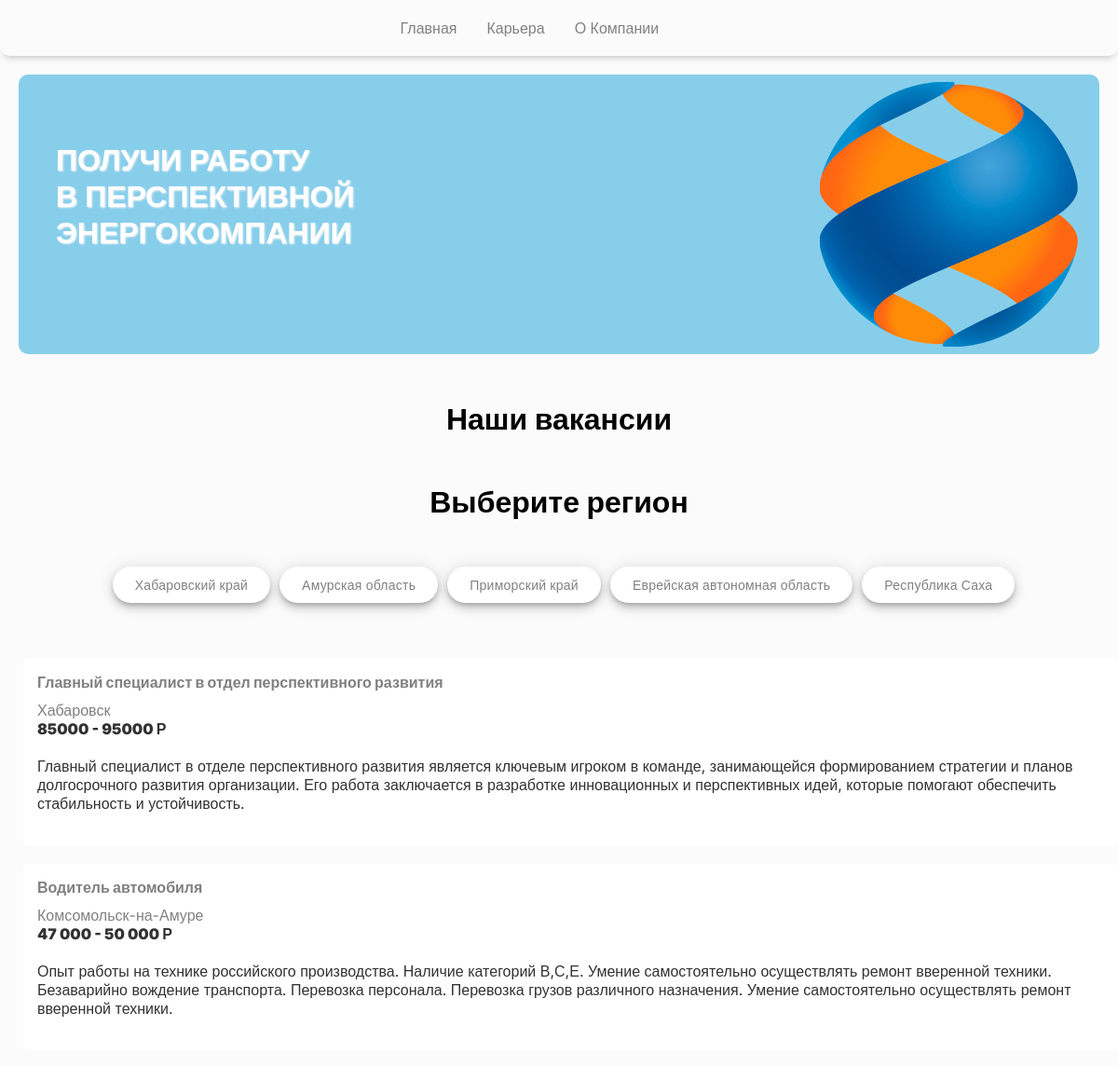
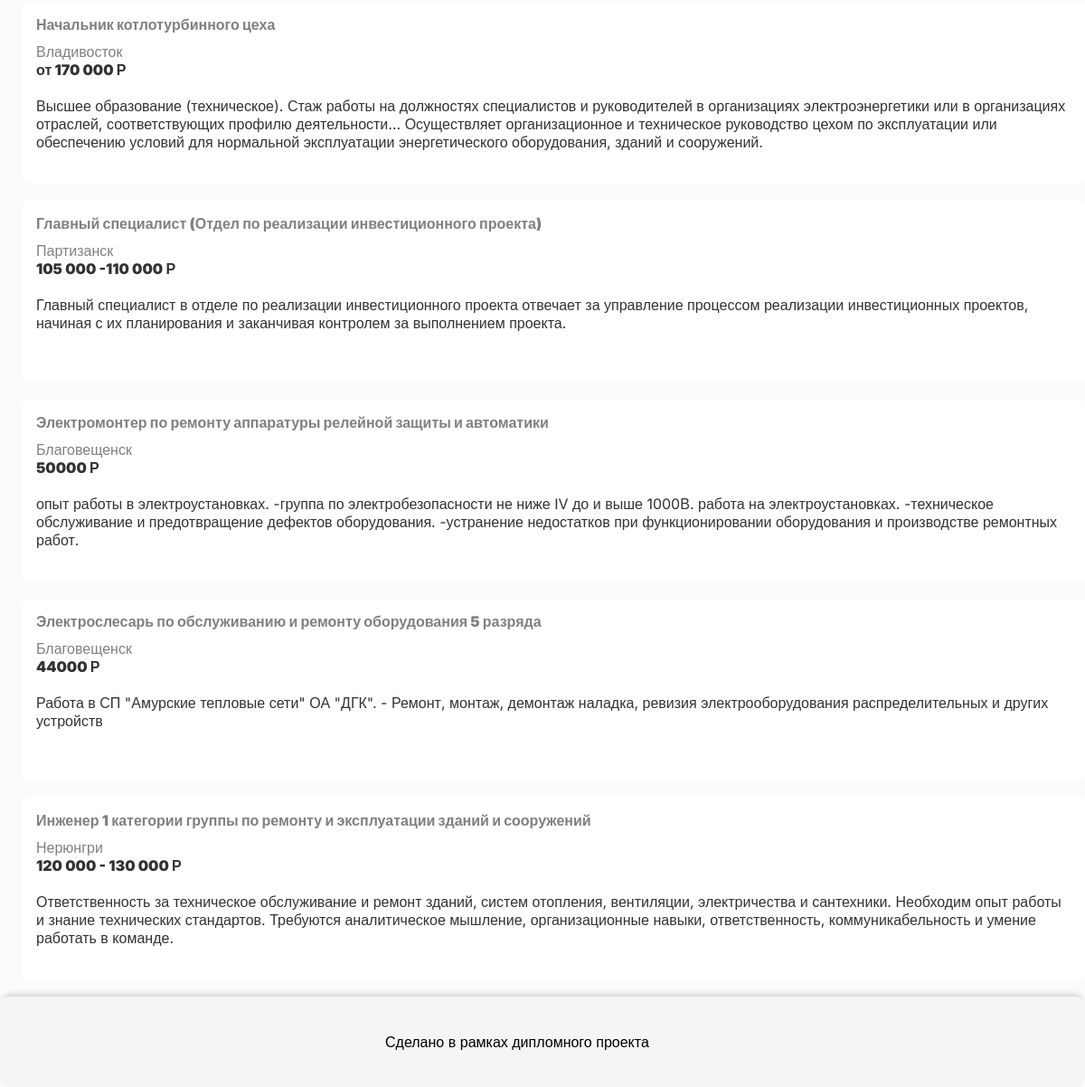
The app's page /careers/ with its own data (2 pictures, top to bottom).
### job/models.py (models this page shows, shortened)
class Category(models.Model):
    name = models.CharField("Название региона", max_length=150)
    url = models.SlugField(max_length=150, unique=True)
    class Meta:
        verbose_name = "Регион"
        verbose_name_plural = "Регионы"

class Vacancy(models.Model):
    Y = True
    N = False
    """Вакансии"""
    available = models.BooleanField("Отображать вакансию", default=True)
    name = models.CharField("Название вакансии", max_length=150)
    city = models.CharField("Город", max_length=150)
    category = models.ForeignKey(Category, verbose_name="Регион", on_delete=models.SET_NULL, null=True)
    pay = models.CharField("Введите зарплату", max_length=150)
    snippet = models.TextField("Сниппет карточки", max_length=300)
    objects = models.Manager()
    work_busy = models.CharField("Тип занятости", max_length=150, default='')
    work_experience = models.CharField("Опыт работы", max_length=150, default='', null=True, blank=True)
    Responsibilities_1 = models.TextField("Введите обязанности", max_length=150, default='-', null=True, blank=True)
    Responsibilities_2 = models.TextField("Введите обязанности", max_length=150, default='-', null=True, blank=True)
    Responsibilities_3 = models.TextField("Введите обязанности", max_length=150, default='-', null=True, blank=True)
    Responsibilities_4 = models.TextField("Введите обязанности", max_length=150, default='-', null=True, blank=True)
    Responsibilities_5 = models.TextField("Введите обязанности", max_length=150, default='-', null=True, blank=True)
    Requirements_1 = models.TextField("Введите требования", max_length=150, default='-', blank=True)
    Requirements_2 = models.TextField("Введите требования", max_length=150, default='-', blank=True)
    Requirements_3 = models.TextField("Введите требования", max_length=150, default='-', blank=True)
    Requirements_4 = models.TextField("Введите требования", max_length=150, default='-', blank=True)
    Requirements_5 = models.TextField("Введите требования", max_length=150, default='-', blank=True)
    Terms_1 = models.TextField("Введите условия", max_length=150, default='', null=True, blank=True)
    Terms_2 = models.TextField("Введите условия", max_length=150, default='', null=True, blank=True)
    Terms_3 = models.TextField("Введите условия", max_length=150, default='', null=True, blank=True)
    Core_skills_1 = models.TextField("Введите ключевые навыки", max_length=150, default='', null=True, blank=True)
    Core_skills_2 = models.TextField("Введите ключевые навыки", max_length=150, default='', null=True, blank=True)
    Core_skills_3 = models.TextField("Введите ключевые навыки", max_length=150, default='', null=True, blank=True)
    date = models.DateField(null=True, blank=True)
    class Meta:
        verbose_name = "Вакансия"
        verbose_name_plural = "Вакансии"

### job/views.py (the view, shortened to what this page needs)
# urls.py: path('careers/', views.VacancyView.as_view(), name='vacancy'),
class VacancyView(View):
    def get(self, request):
        posts = Vacancy.objects.all()
        menu = Category.objects.all()
        return render(request, 'job/job.html', {'vacancy_list': posts, 'menu': menu})

### templates/job/job.html (shortened to what this page needs)
{% load static %}
<html lang="ru">
<head>
    <link rel="stylesheet" href="{% static "static/css/styles.css" %}">
</head>
<body>
<div class="container">
    <header>
        <div class="navbar">
            <ul class="links">
                <li><a href="{% url 'index' %}">Главная</a></li>
                <li><a href="{% url 'vacancy' %}">Карьера</a></li>
                <li><a href="https://www.dvgk.ru/">О Компании</a></li>
            </ul>
        </div>
    </header>
</div>
<section class="home" id="home">
    <div class="home-text">
        <span>Получи работу</span> <br>
        <span>в перспективной</span><br>
        <span>энергокомпании</span>
        <br> <br> <br>
    </div>
    <div class="home-img">
        <img src="{% static 'static/img/home.png' %}">
    </div>
</section>
<h1>Наши вакансии</h1>
<h1>Выберите регион</h1>
<div class="button-container">
{% block menu %}
    {% for razdel in menu %}
        <button class="button2">
            <a href="/{{ razdel.url }}"> {{ razdel.name }}</a>
        </button>
    {% endfor %}
{% endblock %}
</div>
    {% if not vacancy_list%}
        <div class="image-container">
        <img class='img' src="{% static '/static/img/404.png' %}">
        </div>
        <p class="no_vacancy">В данный момент нет доступных вакансий</p>
    {% else %}
{% for vacancy in vacancy_list %}
    {% if vacancy.available %}
    <section>
        <div class="vac">
            <div class="card_vac">
                <div class="card__descr-wrapper_vac">
                    <p class="card__title_vac">
                        <a href="{% url 'job_detail' pk=vacancy.id %}">{{ vacancy.name }}</a>
                    </p>
                    <a href="{% url 'job_detail' pk=vacancy.id %}" >
                    <p class="card__city_vac">
                        {{ vacancy.city }}
                    </p>
                    <p class="card__title_pay_vac">
                        {{ vacancy.pay }} Р
                    </p>
                    <p class="card__descr_vac"><br>
                        {{ vacancy.snippet }}
                    </p>
                    <br>
                </div>
            </div>
        </div>
    </section>
    {% else %}
         <p class="no_vacancy">В данный момент нет доступных вакансий</p>
{% endif %}
{% endfor %}
 {% endif %}
<div class="container">
    <footer>
        <div class="navbar">
            <p>Сделано в рамках дипломного проекта</p>
        </div>
    </footer>
</div>
</body>
</html>

### static/css/styles.css (style rules this page uses)
* { margin: 0; padding: 0; box-sizing: border-box; font-family: 'Inter', sans-serif; }
body { height: 100vh; background: #FBFBFB; }
li { list-style: none; }
a { text-decoration: none; color: gray; }
footer { left: 0; bottom: 0; width: 100%; background-color: #f5f5f5; padding: 20px; text-align: center; margin-top: 10px; box-shadow: 0 -6px 7px -4px rgba(0, 0, 0, 0.2); border-radius: 10px; }
header { position: relative; padding: 0 2rem; box-shadow: 0 6px 7px -4px rgba(0, 0, 0, 0.2); border-radius: 10px; }
.navbar { width: 30%; height: 60px; max-width: 1200px; margin: 0 auto; display: flex; align-items: center; justify-content: space-between; }
.navbar .links { display: flex; gap: 2rem; }
.home { margin-top: 20px; margin-left: 20px; margin-right: 20px; display: flex; flex-wrap: wrap; align-items: center; background: skyblue; border-radius: 10px; gap: 1rem; }
.home-text { flex: 1 1 17rem; }
.home-text span { font-size: 2rem; text-transform: uppercase; font-weight: 600; color: white; text-shadow: 1px 1px 2px whitesmoke; margin: 40px; margin-top: 10px; word-break: break-word; }
.home-img { flex: 0.5 0 2rem; }
.home-img img { animation: animate 3s linear infinite; }
h1 { margin-top: 50px; margin-bottom: 50px; text-align: center; }
.card_vac { --font-color: #323232; --bg-color: #ffffff; width: 1300px; height: 200px; background: var(--bg-color); display: flex; flex-direction: column; transition: .4s; position: relative; border-radius: 5px; }
.card__descr-wrapper_vac { padding: 15px; display: grid; }
.card__title_vac { color: var(--font-color); text-align: left; margin-bottom: 10px; font-weight: 900; font-size: 16px; }
.card__title_pay_vac { color: var(--font-color); text-align: left; font-weight: 900; font-size: 16px; }
.card__descr_vac { color: var(--font-color); }
.card__city_vac { text-align: left; font-size: 16px; }
.vac { display: flex; flex-wrap: wrap; margin-left: 25px; }
.vac > * { margin-top: 10px; }
.button-container { display: flex; justify-content: center; margin-bottom: 50px; }
.button2 { margin-left: 10px; background-color: #fff; border-radius: 24px; border-style: none; box-shadow: rgba(0, 0, 0, .2) 0 3px 5px -1px, rgba(0, 0, 0, .14) 0 6px 10px 0, rgba(0, 0, 0, .12) 0 1px 18px 0; box-sizing: border-box; color: #3c4043; font-size: 14px; font-weight: 500; font-family: inherit; letter-spacing: .25px; line-height: normal; padding: 11px 24px; }

### records on screen
Category: name "Хабаровский край"
Category: name "Амурская область"
Category: name "Приморский край"
Category: name "Еврейская автономная область"
Category: name "Республика Саха"
Vacancy: name "Главный специалист в отдел перспективного развития", city "Хабаровск", pay "85000 - 95000", snippet "Главный специалист в отделе перспективного развития является ключевым игроком в команде, занимающейся формированием стратегии и планов долгосрочного развития организации. Его работа заключается в разработке инновационных и перспективных идей, которые помогают обеспечить стабильность и устойчивость."
Vacancy: name "Водитель автомобиля", city "Комсомольск-на-Амуре", pay "47 000 - 50 000", snippet "Опыт работы на технике российского производства. Наличие категорий В,С,Е. Умение самостоятельно осуществлять ремонт вверенной техники. Безаварийно вождение транспорта. Перевозка персонала. Перевозка грузов различного назначения. Умение самостоятельно осуществлять ремонт вверенной техники."
Vacancy: name "Начальник котлотурбинного цеха", city "Владивосток", pay "от 170 000", snippet "Высшее образование (техническое). Стаж работы на должностях специалистов и руководителей в организациях электроэнергетики или в организациях отраслей, соответствующих профилю деятельности... Осуществляет организационное и техническое руководство цехом по эксплуатации или обеспечению условий для нормальной эксплуатации энергетического оборудования, зданий и сооружений."
Vacancy: name "Главный специалист (Отдел по реализации инвестиционного проекта)", city "Партизанск", pay "105 000 -110 000", snippet "Главный специалист в отделе по реализации инвестиционного проекта отвечает за управление процессом реализации инвестиционных проектов, начиная с их планирования и заканчивая контролем за выполнением проекта."
Vacancy: name "Электромонтер по ремонту аппаратуры релейной защиты и автоматики", city "Благовещенск", pay "50000", snippet "опыт работы в электроустановках. -группа по электробезопасности не ниже IV до и выше 1000В. работа на электроустановках. -техническое обслуживание и предотвращение дефектов оборудования. -устранение недостатков при функционировании оборудования и производстве ремонтных работ."
Vacancy: name "Электрослесарь по обслуживанию и ремонту оборудования 5 разряда", city "Благовещенск", pay "44000", snippet "Работа в СП \"Амурские тепловые сети\" ОА \"ДГК\". - Ремонт, монтаж, демонтаж наладка, ревизия электрооборудования распределительных и других устройств"
Vacancy: name "Инженер 1 категории группы по ремонту и эксплуатации зданий и сооружений", city "Нерюнгри", pay "120 000 - 130 000", snippet "Ответственность за техническое обслуживание и ремонт зданий, систем отопления, вентиляции, электричества и сантехники. Необходим опыт работы и знание технических стандартов. Требуются аналитическое мышление, организационные навыки, ответственность, коммуникабельность и умение работать в команде."
